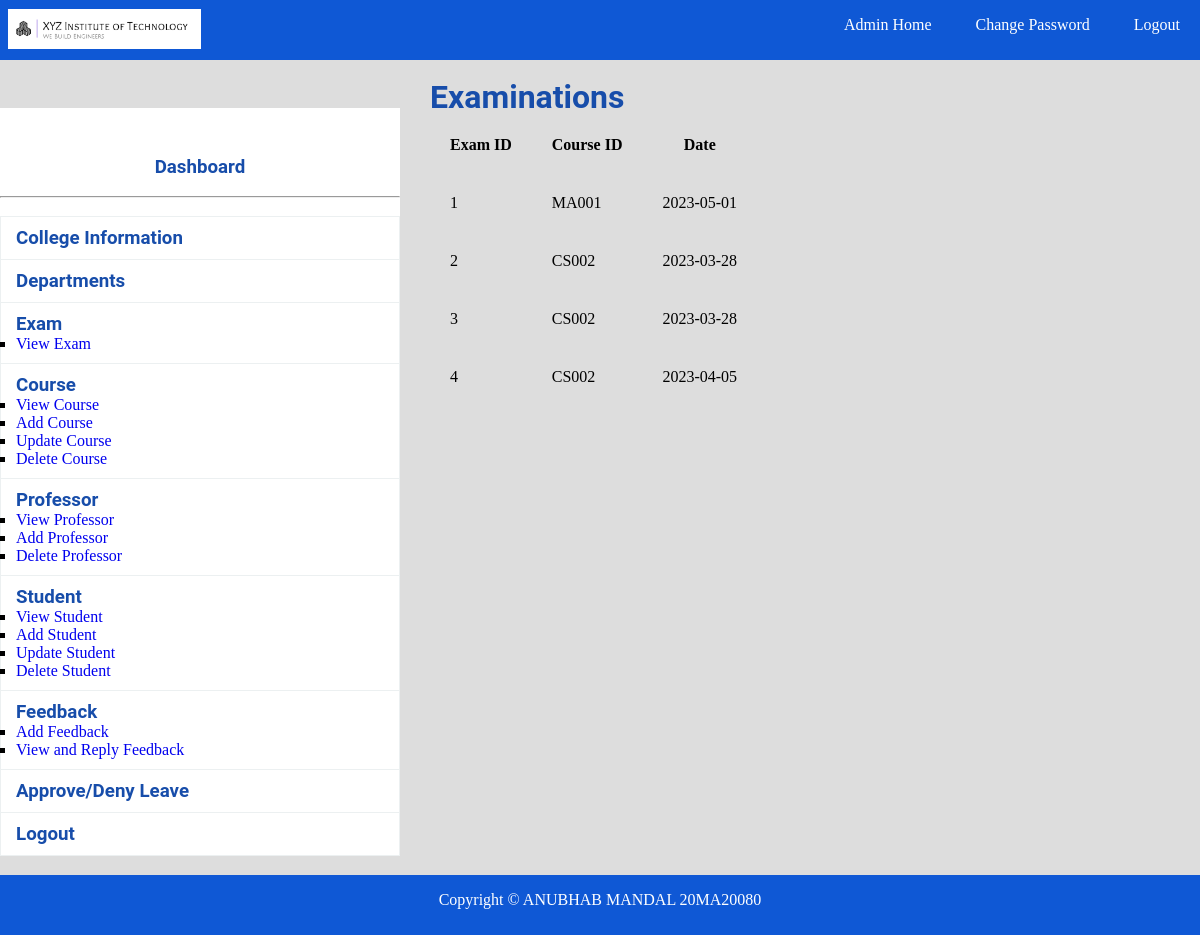
/view_exam.php (signed in), run on the app's committed database.
### tables this page shows
CREATE TABLE `exam` (
  `exam_ID` int(11) NOT NULL,
  `course_ID` varchar(5) NOT NULL,
  `exam_date` date NOT NULL
);

### view_exam.php (the view, shortened to what this page needs)
<?php
include "database.php";
?>
<!DOCTYPE html>
<html>
<head>
    <link rel="stylesheet" type="text/css" href="css/style.css">
</head>
<body>
    <?php include "navbar.php"; ?><br>
    <div class="sidebar">
        <?php include "sidebar.php"; ?>
    </div>
    <h1>Examinations</h1>
    <table>
    <?php
    if(isset($_SESSION["admin_ID"]))
    {
        echo '
        <tr>
        <th>Exam ID</th>
        <th>Course ID</th>
        <th>Date</th>
        </tr>';
        $sql = "SELECT * FROM Exam";
        $result = $db->query($sql);
        if ($result->num_rows > 0) {
            while ($row = $result->fetch_assoc()) {
                echo "<tr><td>" . $row["exam_ID"] . "</td><td>" . $row["course_ID"] . "</td><td>" . $row["exam_date"] . "</td></tr>";
            }
        } else {
            echo "No Exam Coming Up!! Enjoy!";
        }
    }
    ?>
    </table>
    <?php include"footer.php";?>
</body>
</html>

### css/style.css (style rules this page uses)
* { padding:0px; margin:0px; }
html { background:#dddddd; }
h1,h2,h3,h4,h5,h6,label { font-family:roboto; color:#174daa; }
.sidebar { width:400px; height:auto; margin-top:30px; margin-right:30px; float:left; background:white; }
tr,td,th { padding:20px; }
table { border-collapse:collapse; }

### data on the page
exam: exam_ID "1", course_ID "MA001", exam_date "2023-05-01"
exam: exam_ID "2", course_ID "CS002", exam_date "2023-03-28"
exam: exam_ID "3", course_ID "CS002", exam_date "2023-03-28"
exam: exam_ID "4", course_ID "CS002", exam_date "2023-04-05"
